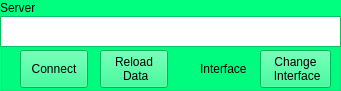
  <widget class="QGroupBox" name="serverGroup">
   <property name="geometry">
    <rect>
     <x>6</x>
     <y>120</y>
     <width>341</width>
     <height>91</height>
    </rect>
   </property>
   <property name="palette">
    <palette>
     <active>
      <colorrole role="WindowText">
       <brush brushstyle="SolidPattern">
        <color alpha="255">
         <red>0</red>
         <green>0</green>
         <blue>0</blue>
        </color>
       </brush>
      </colorrole>
      <colorrole role="Button">
       <brush brushstyle="SolidPattern">
        <color alpha="255">
         <red>0</red>
         <green>255</green>
         <blue>127</blue>
        </color>
       </brush>
      </colorrole>
      <colorrole role="Light">
       <brush brushstyle="SolidPattern">
        <color alpha="255">
         <red>127</red>
         <green>255</green>
         <blue>191</blue>
        </color>
       </brush>
      </colorrole>
      <colorrole role="Midlight">
       <brush brushstyle="SolidPattern">
        <color alpha="255">
         <red>63</red>
         <green>255</green>
         <blue>159</blue>
        </color>
       </brush>
      </colorrole>
      <colorrole role="Dark">
       <brush brushstyle="SolidPattern">
        <color alpha="255">
         <red>0</red>
         <green>127</green>
         <blue>63</blue>
        </color>
       </brush>
      </colorrole>
      <colorrole role="Mid">
       <brush brushstyle="SolidPattern">
        <color alpha="255">
         <red>0</red>
         <green>170</green>
         <blue>84</blue>
        </color>
       </brush>
      </colorrole>
      <colorrole role="Text">
       <brush brushstyle="SolidPattern">
        <color alpha="255">
         <red>0</red>
         <green>0</green>
         <blue>0</blue>
        </color>
       </brush>
      </colorrole>
      <colorrole role="BrightText">
       <brush brushstyle="SolidPattern">
        <color alpha="255">
         <red>255</red>
         <green>255</green>
         <blue>255</blue>
        </color>
       </brush>
      </colorrole>
      <colorrole role="ButtonText">
       <brush brushstyle="SolidPattern">
        <color alpha="255">
         <red>0</red>
         <green>0</green>
         <blue>0</blue>
        </color>
       </brush>
      </colorrole>
      <colorrole role="Base">
       <brush brushstyle="SolidPattern">
        <color alpha="255">
         <red>255</red>
         <green>255</green>
         <blue>255</blue>
        </color>
       </brush>
      </colorrole>
      <colorrole role="Window">
       <brush brushstyle="SolidPattern">
        <color alpha="255">
         <red>0</red>
         <green>255</green>
         <blue>127</blue>
        </color>
       </brush>
      </colorrole>
      <colorrole role="Shadow">
       <brush brushstyle="SolidPattern">
        <color alpha="255">
         <red>0</red>
         <green>0</green>
         <blue>0</blue>
        </color>
       </brush>
      </colorrole>
      <colorrole role="AlternateBase">
       <brush brushstyle="SolidPattern">
        <color alpha="255">
         <red>127</red>
         <green>255</green>
         <blue>191</blue>
        </color>
       </brush>
      </colorrole>
      <colorrole role="ToolTipBase">
       <brush brushstyle="SolidPattern">
        <color alpha="255">
         <red>255</red>
         <green>255</green>
         <blue>220</blue>
        </color>
       </brush>
      </colorrole>
      <colorrole role="ToolTipText">
       <brush brushstyle="SolidPattern">
        <color alpha="255">
         <red>0</red>
         <green>0</green>
         <blue>0</blue>
        </color>
       </brush>
      </colorrole>
     </active>
     <inactive>
      <colorrole role="WindowText">
       <brush brushstyle="SolidPattern">
        <color alpha="255">
         <red>0</red>
         <green>0</green>
         <blue>0</blue>
        </color>
       </brush>
      </colorrole>
      <colorrole role="Button">
       <brush brushstyle="SolidPattern">
        <color alpha="255">
         <red>0</red>
         <green>255</green>
         <blue>127</blue>
        </color>
       </brush>
      </colorrole>
      <colorrole role="Light">
       <brush brushstyle="SolidPattern">
        <color alpha="255">
         <red>127</red>
         <green>255</green>
         <blue>191</blue>
        </color>
       </brush>
      </colorrole>
      <colorrole role="Midlight">
       <brush brushstyle="SolidPattern">
        <color alpha="255">
         <red>63</red>
         <green>255</green>
         <blue>159</blue>
        </color>
       </brush>
      </colorrole>
      <colorrole role="Dark">
       <brush brushstyle="SolidPattern">
        <color alpha="255">
         <red>0</red>
         <green>127</green>
         <blue>63</blue>
        </color>
       </brush>
      </colorrole>
      <colorrole role="Mid">
       <brush brushstyle="SolidPattern">
        <color alpha="255">
         <red>0</red>
         <green>170</green>
         <blue>84</blue>
        </color>
       </brush>
      </colorrole>
      <colorrole role="Text">
       <brush brushstyle="SolidPattern">
        <color alpha="255">
         <red>0</red>
         <green>0</green>
         <blue>0</blue>
        </color>
       </brush>
      </colorrole>
      <colorrole role="BrightText">
       <brush brushstyle="SolidPattern">
        <color alpha="255">
         <red>255</red>
         <green>255</green>
         <blue>255</blue>
        </color>
       </brush>
      </colorrole>
      <colorrole role="ButtonText">
       <brush brushstyle="SolidPattern">
        <color alpha="255">
         <red>0</red>
         <green>0</green>
         <blue>0</blue>
        </color>
       </brush>
      </colorrole>
      <colorrole role="Base">
       <brush brushstyle="SolidPattern">
        <color alpha="255">
         <red>255</red>
         <green>255</green>
         <blue>255</blue>
        </color>
       </brush>
      </colorrole>
      <colorrole role="Window">
       <brush brushstyle="SolidPattern">
        <color alpha="255">
         <red>0</red>
         <green>255</green>
         <blue>127</blue>
        </color>
       </brush>
      </colorrole>
      <colorrole role="Shadow">
       <brush brushstyle="SolidPattern">
        <color alpha="255">
         <red>0</red>
         <green>0</green>
         <blue>0</blue>
        </color>
       </brush>
      </colorrole>
      <colorrole role="AlternateBase">
       <brush brushstyle="SolidPattern">
        <color alpha="255">
         <red>127</red>
         <green>255</green>
         <blue>191</blue>
        </color>
       </brush>
      </colorrole>
      <colorrole role="ToolTipBase">
       <brush brushstyle="SolidPattern">
        <color alpha="255">
         <red>255</red>
         <green>255</green>
         <blue>220</blue>
        </color>
       </brush>
      </colorrole>
      <colorrole role="ToolTipText">
       <brush brushstyle="SolidPattern">
        <color alpha="255">
         <red>0</red>
         <green>0</green>
         <blue>0</blue>
        </color>
       </brush>
      </colorrole>
     </inactive>
     <disabled>
      <colorrole role="WindowText">
       <brush brushstyle="SolidPattern">
        <color alpha="255">
         <red>0</red>
         <green>127</green>
         <blue>63</blue>
        </color>
       </brush>
      </colorrole>
      <colorrole role="Button">
       <brush brushstyle="SolidPattern">
        <color alpha="255">
         <red>0</red>
         <green>255</green>
         <blue>127</blue>
        </color>
       </brush>
      </colorrole>
      <colorrole role="Light">
       <brush brushstyle="SolidPattern">
        <color alpha="255">
         <red>127</red>
         <green>255</green>
         <blue>191</blue>
        </color>
       </brush>
      </colorrole>
      <colorrole role="Midlight">
       <brush brushstyle="SolidPattern">
        <color alpha="255">
         <red>63</red>
         <green>255</green>
         <blue>159</blue>
        </color>
       </brush>
      </colorrole>
      <colorrole role="Dark">
       <brush brushstyle="SolidPattern">
        <color alpha="255">
         <red>0</red>
         <green>127</green>
         <blue>63</blue>
        </color>
       </brush>
      </colorrole>
      <colorrole role="Mid">
       <brush brushstyle="SolidPattern">
        <color alpha="255">
         <red>0</red>
         <green>170</green>
         <blue>84</blue>
        </color>
       </brush>
      </colorrole>
      <colorrole role="Text">
       <brush brushstyle="SolidPattern">
        <color alpha="255">
         <red>0</red>
         <green>127</green>
         <blue>63</blue>
        </color>
       </brush>
      </colorrole>
      <colorrole role="BrightText">
       <brush brushstyle="SolidPattern">
        <color alpha="255">
         <red>255</red>
         <green>255</green>
         <blue>255</blue>
        </color>
       </brush>
      </colorrole>
      <colorrole role="ButtonText">
       <brush brushstyle="SolidPattern">
        <color alpha="255">
         <red>0</red>
         <green>127</green>
         <blue>63</blue>
        </color>
       </brush>
      </colorrole>
      <colorrole role="Base">
       <brush brushstyle="SolidPattern">
        <color alpha="255">
         <red>0</red>
         <green>255</green>
         <blue>127</blue>
        </color>
       </brush>
      </colorrole>
      <colorrole role="Window">
       <brush brushstyle="SolidPattern">
        <color alpha="255">
         <red>0</red>
         <green>255</green>
         <blue>127</blue>
        </color>
       </brush>
      </colorrole>
      <colorrole role="Shadow">
       <brush brushstyle="SolidPattern">
        <color alpha="255">
         <red>0</red>
         <green>0</green>
         <blue>0</blue>
        </color>
       </brush>
      </colorrole>
      <colorrole role="AlternateBase">
       <brush brushstyle="SolidPattern">
        <color alpha="255">
         <red>0</red>
         <green>255</green>
         <blue>127</blue>
        </color>
       </brush>
      </colorrole>
      <colorrole role="ToolTipBase">
       <brush brushstyle="SolidPattern">
        <color alpha="255">
         <red>255</red>
         <green>255</green>
         <blue>220</blue>
        </color>
       </brush>
      </colorrole>
      <colorrole role="ToolTipText">
       <brush brushstyle="SolidPattern">
        <color alpha="255">
         <red>0</red>
         <green>0</green>
         <blue>0</blue>
        </color>
       </brush>
      </colorrole>
     </disabled>
    </palette>
   </property>
   <property name="title">
    <string>Server</string>
   </property>
   <widget class="QPlainTextEdit" name="serverBox">
    <property name="geometry">
     <rect>
      <x>0</x>
      <y>16</y>
      <width>341</width>
      <height>31</height>
     </rect>
    </property>
   </widget>
   <widget class="QPushButton" name="connectServerButton">
    <property name="geometry">
     <rect>
      <x>20</x>
      <y>50</y>
      <width>68</width>
      <height>38</height>
     </rect>
    </property>
    <property name="text">
     <string>Connect</string>
    </property>
   </widget>
   <widget class="QPushButton" name="reloadServerButton">
    <property name="geometry">
     <rect>
      <x>100</x>
      <y>50</y>
      <width>68</width>
      <height>38</height>
     </rect>
    </property>
    <property name="text">
     <string>Reload
 Data</string>
    </property>
   </widget>
   <widget class="QPushButton" name="changeInterfaceButton">
    <property name="geometry">
     <rect>
      <x>260</x>
      <y>50</y>
      <width>71</width>
      <height>38</height>
     </rect>
    </property>
    <property name="text">
     <string>Change
 Interface</string>
    </property>
   </widget>
   <widget class="QLabel" name="interfaceLabel">
    <property name="geometry">
     <rect>
      <x>200</x>
      <y>60</y>
      <width>61</width>
      <height>18</height>
     </rect>
    </property>
    <property name="text">
     <string>Interface</string>
    </property>
   </widget>
  </widget>
